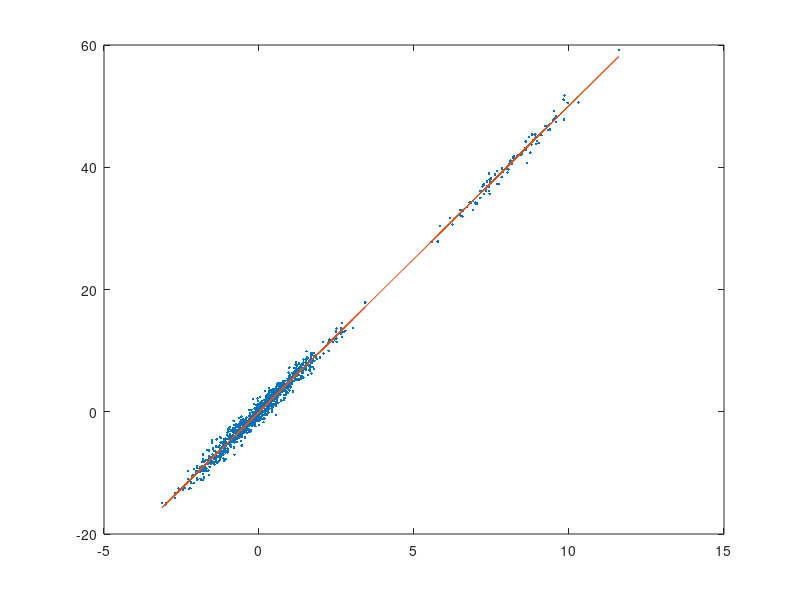

This chart was generated by the following MATLAB code: (Note: this script raises an error after producing the figure.)
clear all; close all;
% The dataset is bi-dimensional and contain two collinear groups with
% regression structure. One group is dense, with 1000 units; the second
% has 100 units. Thinning in done according to the density of the values
% predicted by the OLS fit.
x1 = randn(1000,1);
x2 = 8 + randn(100,1);
x = [x1 ; x2];
y = 5*x + 0.9*randn(1100,1);
b = [ones(1100,1) , x] \ y;
yhat = [ones(1100,1) , x] * b;
plot(x,y,'.',x,yhat);
%x3 = 0.2 + 0.01*randn(1000,1);
%y3 = 40 + 0.01*randn(1000,1);
%plot(x,y,'.',x,yhat,'--',x3,y3,'.');
% thinning over the predicted values
%[Wt,pretain] = wthin([yhat ; y3], 'retainby','comp2one');
[Wt,pretain] = wthin(yhat, 'retainby','comp2one');
figure;
plot(x(Wt,:),y(Wt,:),'k.',x(~Wt,:),y(~Wt,:),'r.');
drawnow;
axis manual;
title('univariate thinning over predicted ols values')
clickableMultiLegend(['Retained: ' num2str(sum(Wt))],['Thinned:   ' num2str(sum(~Wt))]);
close all
save tempfileWS